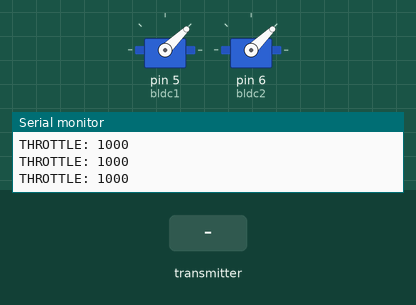
Simulated run of this sketch. Board: Arduino Uno, built with avr-gcc and run on an emulated ATmega328P. On the bench: 2 × servo, the last lines printed to the serial monitor. Inputs (shaded band) come from the test bench. No radio packets arrive unless stated.

Above: at 1.2 s.
1.3 s: the transmitter starts sending sendThrottle = 64
At 2.3 s:
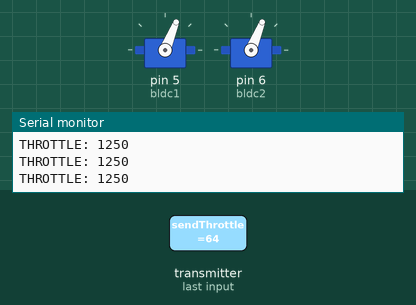
2.8 s: the transmitter starts sending sendThrottle = 128
At 3.4 s:
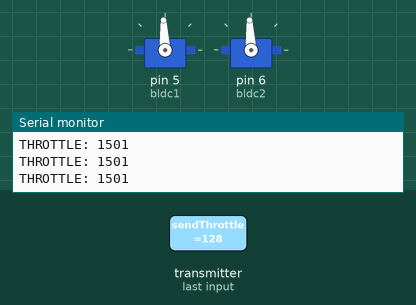
4.3 s: the transmitter starts sending sendThrottle = 255
At 5.5 s:
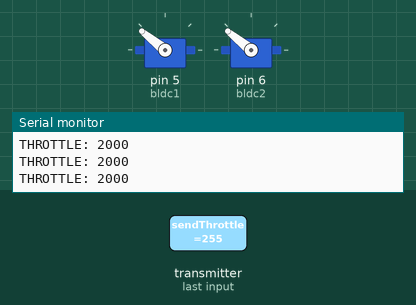
5.8 s: the transmitter starts sending sendThrottle = 0
At 6.7 s:
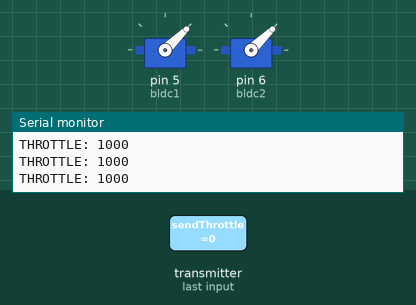
Timing chart, 0 to 8.8 s (numbered marks = the images above; inputs shaded):
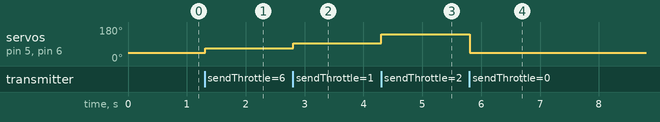

The sketch:

QUADROCOPTER_receiver.ino
```cpp
/*
 Bachelor Arduino Quadrocopter Project
 DESIGN OF THE QUADROCOPTER CONTROL SYSTEM
 by Magdalena Lipiec, AiR
 2019, Kielce Univeristy of Technology

RECEIVER MODULE
 */

#include <SPI.h>
#include <nRF24L01.h>
#include <RF24.h>
#include <Servo.h>
#include <Wire.h>

RF24 radio(9, 10);                  // nRF24L01 piny(CE, CSN)
const byte address[6] = "00001";    //adres
unsigned long lastReceiveTime = 0;
unsigned long currentTime = 0;

//inicjalizacjia silnikow
Servo bldc1;
Servo bldc2;
Servo bldc3;
Servo bldc4;


// Max size of this struct is 32 bytes - NRF24L01 buffer limit
//throttle - potencjometr
//yaw - -
//pitch & roll - joystick prawy
struct Data_Package {

  byte sendThrottle;  //kontrola wysokosci
  byte sendYaw;       //obrot CW/CCW
  byte sendPitch;     //pochylenie przod/tyl
  byte sendRoll;      //pochylenie prawo/lewo

};
Data_Package data; //Create a variable with the above structure

void setup() {
  Serial.begin(9600);
  radio.begin();
  radio.openReadingPipe(0, address);
  radio.setAutoAck(false);
  radio.setDataRate(RF24_250KBPS);
  radio.setPALevel(RF24_PA_LOW);
  radio.startListening();             //ustawienie modulu jako ODBIORNIK
 // resetData();

//przypisanie kazdego silnika do odpowiednich pinow
bldc1.attach(5);
bldc1.writeMicroseconds(1000);

bldc2.attach(6); //CW
bldc2.writeMicroseconds(1000);

//bldc3.attach(9); //CW
bldc3.writeMicroseconds(1000);

//bldc4.attach(10);
bldc4.writeMicroseconds(1000);
}


void loop() {
  // Check whether we keep receving data, or we have a connection between the two modules
  currentTime = millis();
  if ( currentTime - lastReceiveTime > 1000 ) { // If current time is more then 1 second since we have recived the last data, that means we have lost connection
    resetData(); // If connection is lost, reset the data. It prevents unwanted behavior, for example if a drone jas a throttle up, if we lose connection it can keep flying away if we dont reset the function
  }
  // Check whether there is data to be received
  if (radio.available()) {
    radio.read(&data, sizeof(Data_Package)); // Read the whole data and store it into the 'data' structure
    lastReceiveTime = millis(); // At this moment we have received the data
  }

  // Controlling brushless motor with ESC
  int throttle = map(data.sendThrottle, 0, 255, 1000, 2000); // Map the receiving value form 0 to 255 to 0 1000 to 2000, values used for controlling ESCs
  int yaw = map(data.sendYaw, 0, 255, 1000, 2000);
  int pitch = map(data.sendPitch, 0, 255, 1000, 2000);
  int roll = map(data.sendRoll, 0, 255, 1000, 2000);


 //*****************************STEROWANIE**************************
 // WYSLIJ PWM DO ESC
int wartosc = 200;
int wypoziomowanie = 0;


//******************************************************************

//THROTTLE - kontrola wysokosci
  bldc1.writeMicroseconds(throttle);
  bldc2.writeMicroseconds(throttle);
  bldc3.writeMicroseconds(throttle);
  bldc4.writeMicroseconds(throttle);


//wyswietl wartosci na monitorze
  Serial.print("THROTTLE: ");
  Serial.println(throttle);
//  Serial.print("  YAW: ");
//  Serial.print(CW);
//  Serial.print(" ");
//  Serial.print(CCW);
 // Serial.print("  PITCH: ");
//  Serial.print(forward);
 // Serial.println("  ROLL: ");
  //Serial.println();

}
void resetData() {
  // Reset the values when there is no radio connection - Set initial default values
 // data.throttle = 127;
//  data.yaw = 127;
 // data.pitch = 127;
 // data.roll = 127;

}
```

Measured:
- after the input at 1.3 s, servo on pin 5 (bldc1), servo on pin 6 (bldc2): 44° → 68° at once
- after the input at 2.8 s, servo on pin 5 (bldc1), servo on pin 6 (bldc2): 68° → 93° at once
- after the input at 4.3 s, servo on pin 5 (bldc1), servo on pin 6 (bldc2): 93° → 141° at once
- after the input at 5.8 s, servo on pin 5 (bldc1), servo on pin 6 (bldc2): 141° → 44° at once
